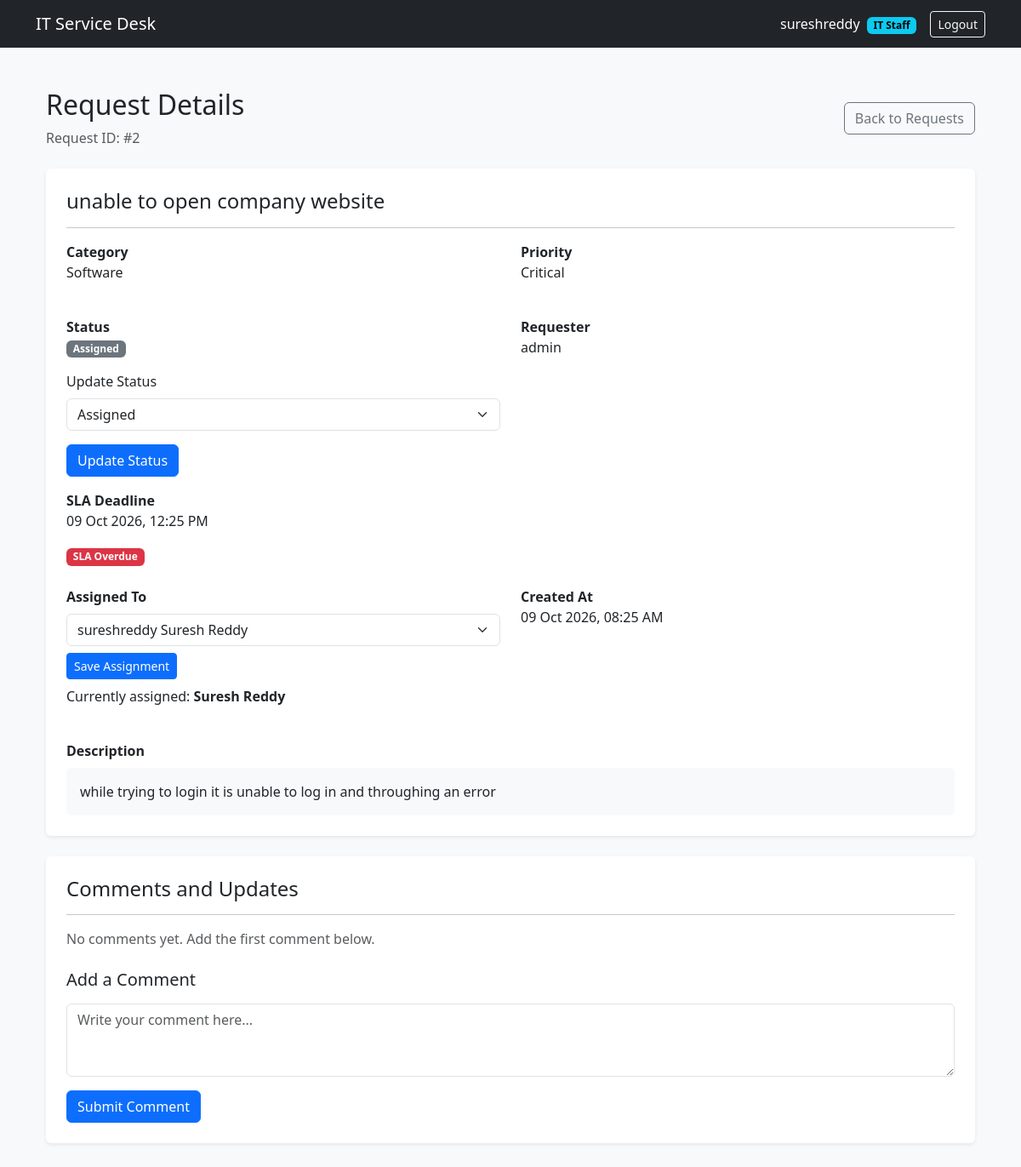
The page /request/2/ (signed in) on the database its author committed.
### services/models.py (models this page shows, shortened)
class ServiceRequest(models.Model):
    PRIORITY_CHOICES = [
        ("Critical", "Critical"),
        ("High", "High"),
        ("Medium", "Medium"),
        ("Low", "Low"),
    ]
    STATUS_CHOICES = [
        ("New", "New"),
        ("Assigned", "Assigned"),
        ("In Progress", "In Progress"),
        ("On Hold", "On Hold"),
        ("Resolved", "Resolved"),
        ("Closed", "Closed"),
    ]
    requester = models.ForeignKey(
        User,
        on_delete=models.PROTECT,
        related_name="created_requests"
    )
    subject = models.CharField(max_length=200)
    description = models.TextField()
    category = models.ForeignKey(
        Category,
        on_delete=models.PROTECT,
        related_name="requests"
    )
    priority = models.CharField(
        max_length=20,
        choices=PRIORITY_CHOICES,
        default="Medium",
        db_index=True
    )
    status = models.CharField(
        max_length=20,
        choices=STATUS_CHOICES,
        default="New",
        db_index=True
    )
    assignee = models.ForeignKey(
        User,
        on_delete=models.PROTECT,
        null=True,
        blank=True,
        related_name="assigned_requests"
    )
    created_at = models.DateTimeField(auto_now_add=True)
    updated_at = models.DateTimeField(auto_now=True)
    resolution_details = models.TextField(blank=True)
    resolved_by = models.ForeignKey(
        User,
        on_delete=models.PROTECT,
        null=True,
        blank=True,
        related_name="resolved_requests"
    )
    resolved_at = models.DateTimeField(null=True, blank=True)
    closed_at = models.DateTimeField(null=True, blank=True)
    @property
    def sla_deadline(self):
        sla = SLAConfig.objects.filter(
            priority=self.priority
        ).first()
        if not sla:
            return None
        return self.created_at + timedelta(hours=sla.hours)
    @property
    def is_sla_overdue(self):
        if self.status in ["Resolved", "Closed"]:
            return False
        deadline = self.sla_deadline
        if deadline is None:
            return False
        return timezone.now() > deadline
    class Meta:
        ordering = ["-created_at"]
        indexes = [
            models.Index(fields=["status", "priority"]),
            models.Index(fields=["created_at"]),
        ]

class Category(models.Model):
    name = models.CharField(max_length=100, unique=True)
    description = models.TextField(blank=True)
    def __str__(self):
        return self.name

class SLAConfig(models.Model):
    PRIORITY_CHOICES = [
        ("Critical", "Critical"),
        ("High", "High"),
        ("Medium", "Medium"),
        ("Low", "Low"),
    ]
    priority = models.CharField(
        max_length=20,
        choices=PRIORITY_CHOICES,
        unique=True
    )
    hours = models.PositiveIntegerField(
        validators=[MinValueValidator(1)]
    )

### services/views.py (the view)
# urls.py: path("request/<int:request_id>/", views.request_detail, name="request_detail"),
@login_required(login_url="login")
def request_detail(request, request_id):
    service_request = get_object_or_404(ServiceRequest, id=request_id)
    is_allowed = (
        service_request.requester_id == request.user.id
        or can_view_all_requests(request.user)
    )
    if not is_allowed:
        return _deny(request, "You are not allowed to view this request.")
    if request.method == "POST":
        form = RequestCommentForm(request.POST)
        if form.is_valid():
            comment = form.save(commit=False)
            comment.request = service_request
            comment.author = request.user
            comment.save()
            messages.success(request, "Comment added successfully.")
            return redirect("request_detail", request_id=request_id)
    else:
        form = RequestCommentForm()
    comments = RequestComment.objects.filter(
        request=service_request
    ).select_related("author").order_by("created_at")
    technicians = []
    if can_assign_technician(request.user):
        technicians = User.objects.filter(
            groups__name="Technician", is_active=True
        ).distinct()
    return render(request, "services/request_detail.html", {
        "service_request": service_request,
        "comments": comments,
        "form": form,
        "technicians": technicians,
        "status_choices": ServiceRequest.STATUS_CHOICES,
    })

### services/forms.py
class RequestCommentForm(forms.ModelForm):
    class Meta:
        model = RequestComment
        fields = ["comment"]
        widgets = {
            "comment": forms.Textarea(attrs={
                "class": "form-control",
                "rows": 3,
                "placeholder": "Write your comment here..."
            }),
        }

### services/context_processors.py (called while the page is built)
def roles(request):
    user = request.user
    return {
        "is_it_staff": is_it_staff(user),
        "can_create_request": can_create_request(user),
        "can_assign_technician": can_assign_technician(user),
        "can_update_status": can_update_status(user),
    }

### services/permissions.py (called while the page is built)
def is_it_staff(user):
    return (
        user.is_authenticated
        and not user.is_superuser
        and (
            user.username == "pavan"
            or user.groups.filter(name="Technician").exists()
        )
    )

def can_create_request(user):
    return user.is_authenticated and not is_it_staff(user)

def can_assign_technician(user):
    return is_it_staff(user)

def can_update_status(user):
    return is_it_staff(user)

def can_view_all_requests(user):
    return user.is_authenticated and (user.is_superuser or is_it_staff(user))

### services/templates/services/request_detail.html (shortened to what this page needs)
{% extends "services/base.html" %}
{% block content %}
<div class="container-fluid py-4">
    <div class="d-flex justify-content-between align-items-center mb-4">
        <div>
            <h2>Request Details</h2>
            <p class="text-muted mb-0">
                Request ID: #{{ service_request.id }}
            </p>
        </div>
        <a href="{% url 'request_list' %}" class="btn btn-outline-secondary">
            Back to Requests
        </a>
    </div>
    <div class="card shadow-sm border-0 mb-4">
        <div class="card-body p-4">
            <h4>{{ service_request.subject }}</h4>
            <hr>
            <div class="row g-4">
                <div class="col-md-6">
                    <strong>Category</strong>
                    <p>{{ service_request.category }}</p>
                </div>
                <div class="col-md-6">
                    <strong>Priority</strong>
                    <p>{{ service_request.priority }}</p>
                </div>
                <div class="col-md-6">
                    <strong>Status</strong>
                    <p><span class="badge text-bg-secondary">{{ service_request.status }}</span></p>
                    {% if can_update_status %}
                    <form method="POST"
                          action="{% url 'update_request_status' service_request.id %}">
                        <label for="status" class="form-label">Update Status</label>
                        <select name="status" id="status" class="form-select mb-3">
                            {% for value, label in status_choices %}
                                <option value="{{ value }}" {% if service_request.status == value %}selected{% endif %}>{{ label }}</option>
                            {% endfor %}
                        </select>
                        <button type="submit" class="btn btn-primary">
                            Update Status
                        </button>
                    </form>
                    {% endif %}
                    <div class="mt-3">
                        <strong>SLA Deadline</strong>
                        {% if service_request.sla_deadline %}
                            <p>{{ service_request.sla_deadline|date:"d M Y, h:i A" }}</p>
                            {% if service_request.status == "Resolved" or service_request.status == "Closed" %}
                                <span class="badge text-bg-success">Completed</span>
                            {% elif service_request.is_sla_overdue %}
                                <span class="badge text-bg-danger">SLA Overdue</span>
                            {% else %}
                                <span class="badge text-bg-success">Within SLA</span>
                                <p class="text-muted small mt-1">
                                    Time remaining: {{ service_request.sla_remaining }}
                                </p>
                            {% endif %}
                        {% else %}
                            <p class="text-muted">
                                No SLA configuration found for this priority.
                            </p>
                        {% endif %}
                    </div>
                </div>
                <div class="col-md-6">
                    <strong>Requester</strong>
                    <p>{{ service_request.requester.username }}</p>
                </div>
                <div class="col-md-6">
                    <strong>Assigned To</strong>
                    {% if can_assign_technician %}
                    <form method="POST"
                          action="{% url 'assign_technician' service_request.id %}">
                        <select name="assignee" class="form-select mt-2" required>
                            {% for technician in technicians %}
                                <option value="{{ technician.id }}"
                                    {% if service_request.assignee_id == technician.id %}selected{% endif %}>
                                    {{ technician.username }}
                                    {{ technician.get_full_name|default:technician.username }}
                                </option>
                            {% empty %}
                                <option value="" disabled>No technicians found</option>
                            {% endfor %}
                        </select>
                        <button type="submit" class="btn btn-primary btn-sm mt-2">
                            Save Assignment
                        </button>
                    </form>
                    {% endif %}
                    <p class="mt-2">
                        Currently assigned:
                        <strong>
                            {% if service_request.assignee %}
                                {{ service_request.assignee.get_full_name|default:service_request.assignee.username }}
                            {% else %}
                                Not Assigned
                            {% endif %}
                        </strong>
                    </p>
                </div>
                <div class="col-md-6">
                    <strong>Created At</strong>
                    <p>{{ service_request.created_at|date:"d M Y, h:i A" }}</p>
                </div>
                <div class="col-12">
                    <strong>Description</strong>
                    <div class="bg-light p-3 rounded mt-2">
                        {{ service_request.description|linebreaksbr }}
                    </div>
                </div>
            </div>
        </div>
    </div>
    <div class="card shadow-sm border-0 mb-4">
        <div class="card-body p-4">
            <h4 class="mb-3">Comments and Updates</h4>
            <hr>
            {% for comment in comments %}
                <div class="border rounded p-3 mb-3">
                    <div class="d-flex justify-content-between align-items-center flex-wrap">
                        <strong>{{ comment.author.username }}</strong>
                        <small class="text-muted">
                            {{ comment.created_at|date:"d M Y, h:i A" }}
                        </small>
                    </div>
                    <p class="mb-0 mt-2">
                        {{ comment.comment|linebreaksbr }}
                    </p>
                </div>
            {% empty %}
                <p class="text-muted">No comments yet. Add the first comment below.</p>
            {% endfor %}
            <div class="mt-4">
                <h5 class="mb-3">Add a Comment</h5>
                <form method="POST">
                    <div class="mb-3">
                        {{ form.comment }}
                    </div>
                    <button type="submit" class="btn btn-primary">
                        Submit Comment
                    </button>
                </form>
            </div>
        </div>
    </div>
</div>
{% endblock %}

### services/templates/services/base.html (shortened to what this page needs)
<!DOCTYPE html>
<html lang="en">
<head>
    <link
        href="https://cdn.jsdelivr.net/npm/bootstrap@5.3.3/dist/css/bootstrap.min.css"
        rel="stylesheet"
    >
</head>
<body class="bg-light">
<nav class="navbar navbar-dark bg-dark">
    <div class="container">
        <a class="navbar-brand" href="{% url 'request_list' %}">
            IT Service Desk
        </a>
        {% if user.is_authenticated %}
            <div class="d-flex align-items-center gap-3">
                <span class="text-white">
                    {{ user.username }}
                    <span class="badge text-bg-info ms-1">
                        {% if is_it_staff %}IT Staff{% else %}Employee{% endif %}
                    </span>
                </span>
                <form method="post" action="{% url 'logout' %}">
                    <button class="btn btn-outline-light btn-sm"
                            type="submit">
                        Logout
                    </button>
                </form>
            </div>
        {% endif %}
    </div>
</nav>
<main class="container py-4">
    {% block content %}{% endblock %}
</main>
</body>
</html>

### rows shown on the page
ServiceRequest: id "2", subject "unable to open company website", category "Software", priority "Critical", status "Assigned", sla_deadline "09 Oct 2026, 12:25 PM", requester.username "admin", assignee "sureshreddy Suresh Reddy", assignee.get_full_name "Suresh Reddy", created_at "09 Oct 2026, 08:25 AM", description "while trying to login it is unable to log in and throughing an error"

### other values the page prints
{{ user.username }} "sureshreddy"
